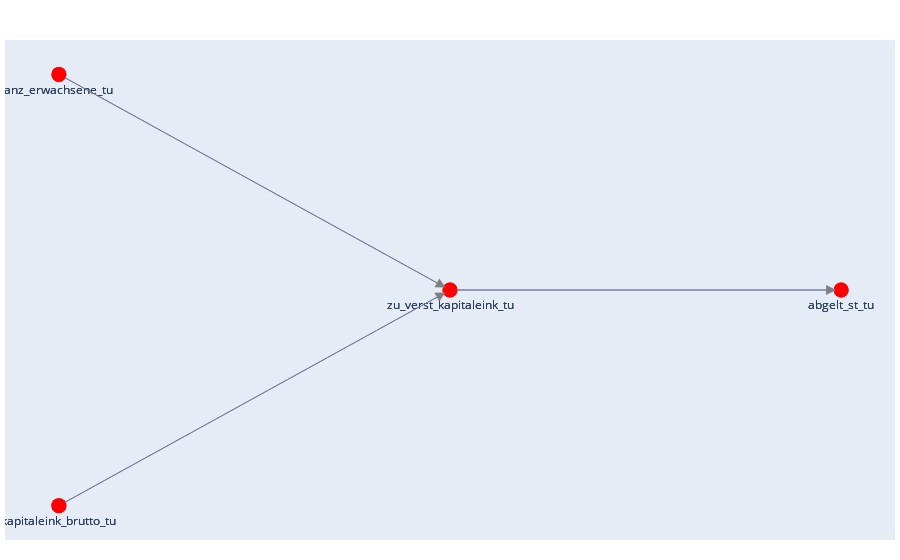

Here is the notebook cell this chart was saved with:
### Markdown cell above
It is also possible to address the source code of the function. By setting `plot_dag(..., hover_source_code=True)`

### Code cell
plot_dag(
    functions=policy_functions,
    selectors=[{"node": "zu_verst_kapitaleink_tu", "type": "neighbors"}],
    orientation ='h',
    hover_source_code=True)

### Figure 1 — Plotly figure (JSON) as saved in the notebook; plotly's stock layout.template omitted (floating-point values rounded to 4 significant figures)
{"data": [{"hoverinfo": "none", "line": {"color": "blue", "width": 0.5}, "mode": "lines", "showlegend": false, "type": "scatter", "uid": "3773872c-2a3e-4e93-b676-26ac04d5d455", "x": [0, 1, "", -1, 0, "", -1, 0, ""], "y": [0, 0, "", -1, 0, "", 1, 0, ""]}, {"hoverinfo": "skip", "marker": {"color": "red", "reversescale": true, "showscale": false, "size": 15}, "mode": "markers+text", "showlegend": false, "text": ["abgelt_st_tu", "zu_verst_kapitaleink_tu", "kapitaleink_brutto_tu", "anz_erwachsene_tu"], "textposition": "bottom center", "type": "scatter", "uid": "4ae15070-996e-4a56-bbc8-748228c9a257", "x": [1, 0, -1, -1], "y": [0, 0, -1, 1]}, {"hoverinfo": "text", "hoverlabel": {"bgcolor": "lightgrey", "font": {"color": "black"}}, "hovertext": "def abgelt_st_tu(zu_verst_kapitaleink_tu: float, abgelt_st_params: dict) -> float:<br>    \"\"\"Calculate abgeltungssteuer per tax unit.<br><br>    Parameters<br>    ----------<br>    zu_verst_kapitaleink_tu<br>        See :func:`zu_verst_kapitaleink_tu`.<br>    abgelt_st_params<br>        See params documentation :ref:`abgelt_st_params <abgelt_st_params>`.<br><br>    Returns<br>    -------<br><br>    \"\"\"<br>    return abgelt_st_params[\"satz\"] * zu_verst_kapitaleink_tu<br>", "marker": {"color": "red", "reversescale": true, "showscale": false, "size": 15}, "mode": "markers+text", "name": "abgelt_st_tu", "showlegend": false, "text": "abgelt_st_tu", "textposition": "bottom center", "type": "scatter", "uid": "3de97cc4-75e5-4c74-bc4c-eb3c1aa4dc36", "x": [1], "y": [0]}, {"hoverinfo": "text", "hoverlabel": {"bgcolor": "lightgrey", "font": {"color": "black"}}, "hovertext": "def zu_verst_kapitaleink_tu(<br>    kapitaleink_brutto_tu: float,<br>    anz_erwachsene_tu: int,<br>    eink_st_abzuege_params: dict,<br>) -> float:<br>    \"\"\"Calculate taxable income per tax unit.<br><br>    Parameters<br>    ----------<br>    kapitaleink_brutto_tu<br>        See :func:`kapitaleink_brutto_tu`.<br>    anz_erwachsene_tu<br>        See :func:`anz_erwachsene_tu`.<br>    eink_st_abzuege_params<br>        See params documentation :ref:`eink_st_abzuege_params <eink_st_abzuege_params>`.<br><br>    Returns<br>    -------<br><br>    \"\"\"<br>    out = kapitaleink_brutto_tu - anz_erwachsene_tu * (<br>        eink_st_abzuege_params[\"sparerpauschbetrag\"]<br>        + eink_st_abzuege_params[\"sparer_werbungskosten_pauschbetrag\"]<br>    )<br><br>    return max(out, 0.0)<br>", "marker": {"color": "red", "reversescale": true, "showscale": false, "size": 15}, "mode": "markers+text", "name": "zu_verst_kapitaleink_tu", "showlegend": false, "text": "zu_verst_kapitaleink_tu", "textposition": "bottom center", "type": "scatter", "uid": "2204fb65-e39a-463b-97a8-a84fabc03472", "x": [0], "y": [0]}, {"hoverinfo": "text", "hoverlabel": {"bgcolor": "lightgrey", "font": {"color": "black"}}, "hovertext": "        @rename_arguments(<br>            mapper={\"source_col\": source_col, \"group_id\": group_id},<br>            annotations=annotations,<br>        )<br>        def aggregation_func(source_col, group_id):<br>            return grouped_sum(source_col, group_id)<br>", "marker": {"color": "red", "reversescale": true, "showscale": false, "size": 15}, "mode": "markers+text", "name": "kapitaleink_brutto_tu", "showlegend": false, "text": "kapitaleink_brutto_tu", "textposition": "bottom center", "type": "scatter", "uid": "e853351c-0d7f-4b9f-a130-d9c15bcef07e", "x": [-1], "y": [-1]}, {"hoverinfo": "text", "hoverlabel": {"bgcolor": "lightgrey", "font": {"color": "black"}}, "hovertext": "        @rename_arguments(<br>            mapper={\"source_col\": source_col, \"group_id\": group_id},<br>            annotations=annotations,<br>        )<br>        def aggregation_func(source_col, group_id):<br>            return grouped_sum(source_col, group_id)<br>", "marker": {"color": "red", "reversescale": true, "showscale": false, "size": 15}, "mode": "markers+text", "name": "anz_erwachsene_tu", "showlegend": false, "text": "anz_erwachsene_tu", "textposition": "bottom center", "type": "scatter", "uid": "010d44e7-3709-4b6d-9cdf-c1ba3585a0d7", "x": [-1], "y": [1]}], "layout": {"annotations": [{"arrowcolor": "gray", "arrowhead": 2, "arrowsize": 2, "ax": 0, "axref": "x", "ay": 0, "ayref": "y", "showarrow": true, "standoff": 5, "startstandoff": 5, "text": "", "x": 1, "xref": "x", "y": 0, "yref": "y"}, {"arrowcolor": "gray", "arrowhead": 2, "arrowsize": 2, "ax": -1, "axref": "x", "ay": -1, "ayref": "y", "showarrow": true, "standoff": 5, "startstandoff": 5, "text": "", "x": 0, "xref": "x", "y": 0, "yref": "y"}, {"arrowcolor": "gray", "arrowhead": 2, "arrowsize": 2, "ax": -1, "axref": "x", "ay": 1, "ayref": "y", "showarrow": true, "standoff": 5, "startstandoff": 5, "text": "", "x": 0, "xref": "x", "y": 0, "yref": "y"}], "hoverlabel": {"font": {"size": 10}}, "hovermode": "closest", "margin": {"b": 20, "l": 5, "r": 5, "t": 40}, "showlegend": false, "xaxis": {"showgrid": false, "showticklabels": false, "zeroline": false}, "yaxis": {"showgrid": false, "showticklabels": false, "zeroline": false}}}
